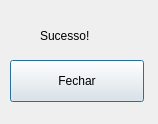
<?xml version="1.0" encoding="UTF-8"?>
<ui version="4.0">
 <class>tagarela</class>
 <widget class="QDialog" name="tagarela">
  <property name="geometry">
   <rect>
    <x>0</x>
    <y>0</y>
    <width>158</width>
    <height>124</height>
   </rect>
  </property>
  <property name="minimumSize">
   <size>
    <width>158</width>
    <height>124</height>
   </size>
  </property>
  <property name="maximumSize">
   <size>
    <width>158</width>
    <height>124</height>
   </size>
  </property>
  <property name="windowTitle">
   <string>Sucesso</string>
  </property>
  <widget class="QLabel" name="texto">
   <property name="geometry">
    <rect>
     <x>40</x>
     <y>20</y>
     <width>111</width>
     <height>31</height>
    </rect>
   </property>
   <property name="text">
    <string>Sucesso!</string>
   </property>
  </widget>
  <widget class="QPushButton" name="bot7">
   <property name="geometry">
    <rect>
     <x>10</x>
     <y>60</y>
     <width>134</width>
     <height>42</height>
    </rect>
   </property>
   <property name="text">
    <string>Fechar</string>
   </property>
  </widget>
 </widget>
 <resources/>
 <connections/>
</ui>
